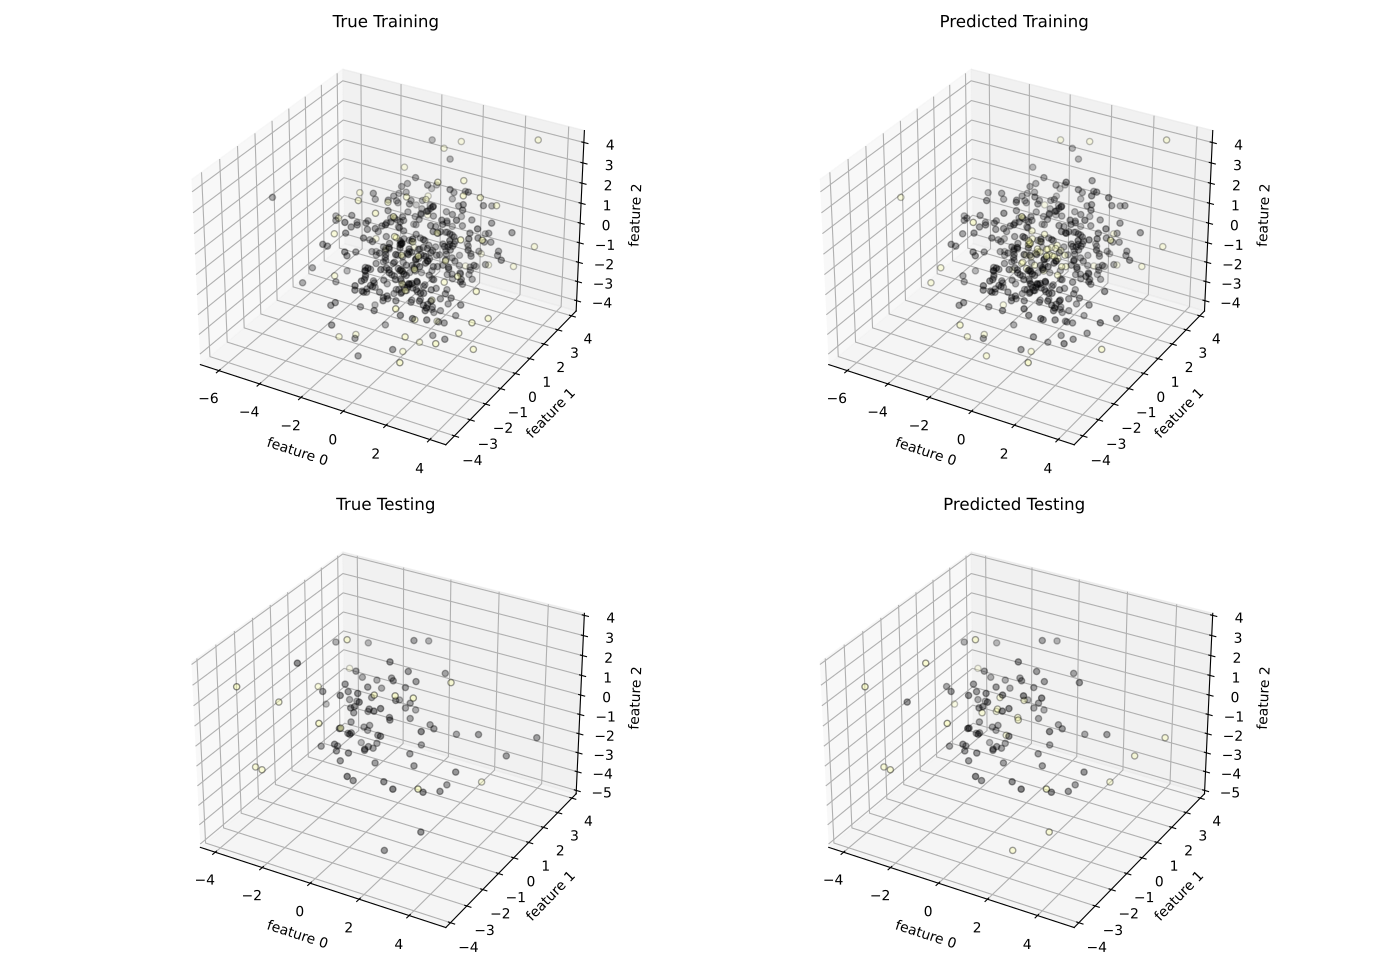

This figure's Python source:
from pyod.utils.data import generate_data
from pyod.models.ocsvm import OCSVM
from pyod.models.deep_svdd import DeepSVDD
from sklearn.metrics import balanced_accuracy_score, roc_auc_score
from sklearn.model_selection import train_test_split
import numpy as np
import matplotlib.pyplot as plt
model = DeepSVDD(n_features = 3, contamination = 0.15, epochs = 30, hidden_neurons = [64, 32]) # or other hyperparameters, to taste


rng = np.random.default_rng(851651516)
n_inliers = 425
X_inliers = rng.multivariate_normal(
    mean=np.zeros(3),
    cov=2 * np.eye(3),
    size=n_inliers
)
y_inliers = np.zeros(n_inliers, dtype=int)
n_outliers = 75
X_outliers = rng.uniform(low=-4.0, high=4.0, size=(n_outliers, 3))
y_outliers = np.ones(n_outliers, dtype=int)

X = np.vstack([X_inliers, X_outliers])
y = np.concatenate([y_inliers, y_outliers])

X_train, X_test, y_train, y_test = train_test_split( # or other anomalies, to taste
    X, y, test_size=0.2, random_state=851651516, stratify=y
)


model.fit(X_train)

y_hat = model.predict(X_test)
y_train_hat = model.predict(X_train)
ba = balanced_accuracy_score(y_test, y_hat)
roc_auc = roc_auc_score(y_test, y_hat)

print(f"BA: {ba}")
print(f"ROC-AUC: {roc_auc}")


fig, axes = plt.subplots(2, 2, figsize=(12, 10))

def plot_3d(ax, X, y, title, cmap):
    ax.scatter(
        X[:, 0], X[:, 1], X[:, 2], 
        c=y, 
        edgecolor='k', 
        alpha=0.7, 
        cmap = cmap,
    )
    ax.set_title(title)
    ax.set_xlabel('feature 0')
    ax.set_ylabel('feature 1')
    ax.set_zlabel('feature 2')

plots = [
    (X_train, y_train,     'True Training'),
    (X_train, y_train_hat, 'Predicted Training'),
    (X_test,  y_test,      'True Testing'),
    (X_test,  y_hat,       'Predicted Testing'),
]

fig, axes = plt.subplots(2, 2, subplot_kw={'projection': '3d'}, figsize=(14, 10))

for ax, (X, y, title) in zip(axes.ravel(), plots):
    plot_3d(ax, X, y, title, 'inferno')

plt.tight_layout()
plt.show()


fig.savefig("l4ex1-deep.pdf")
